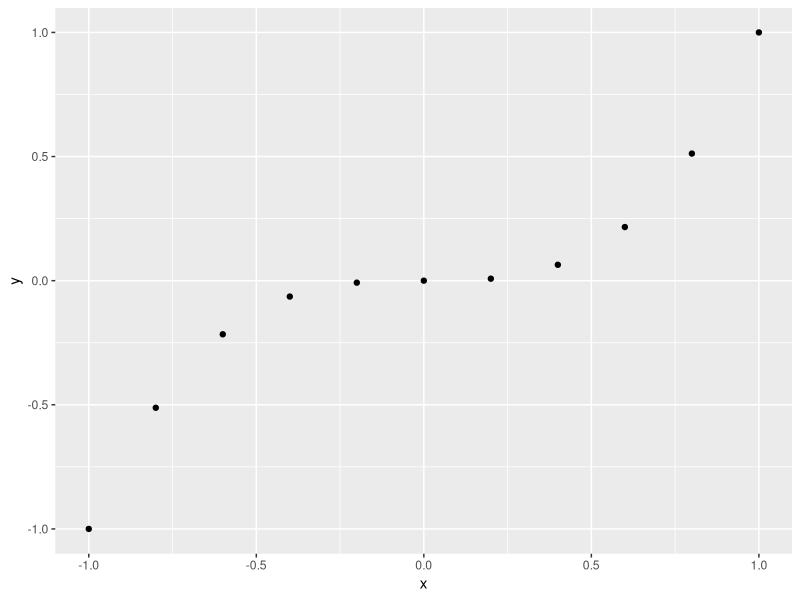
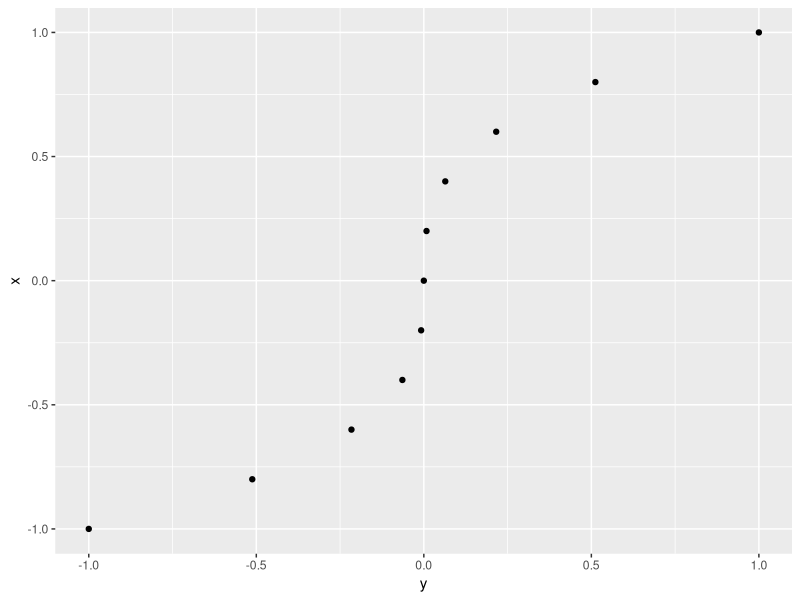
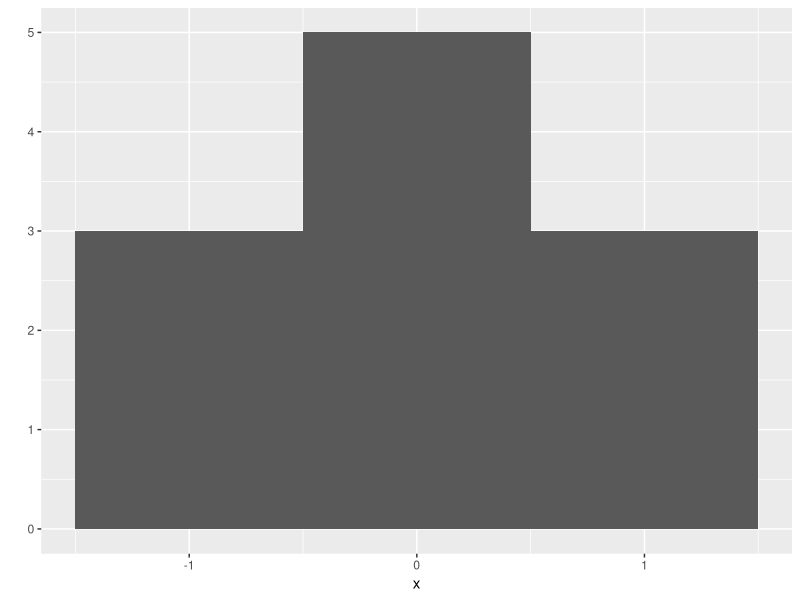
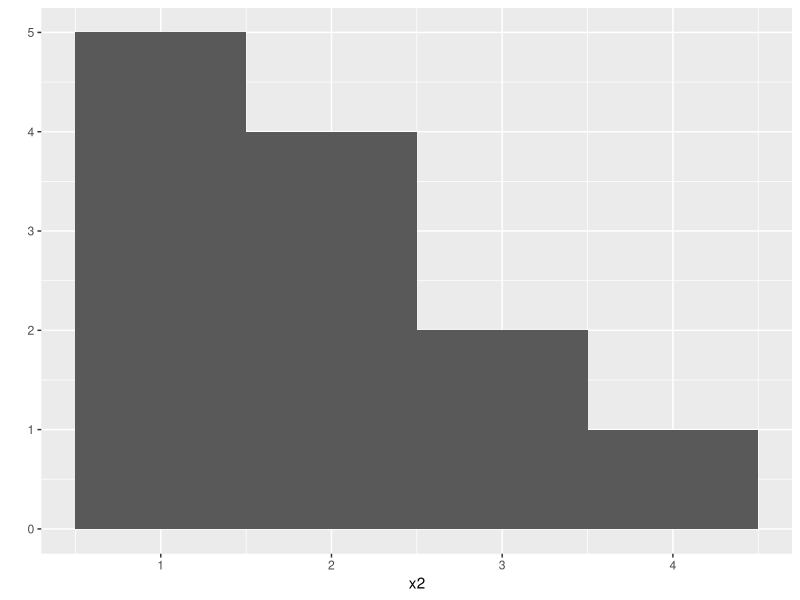
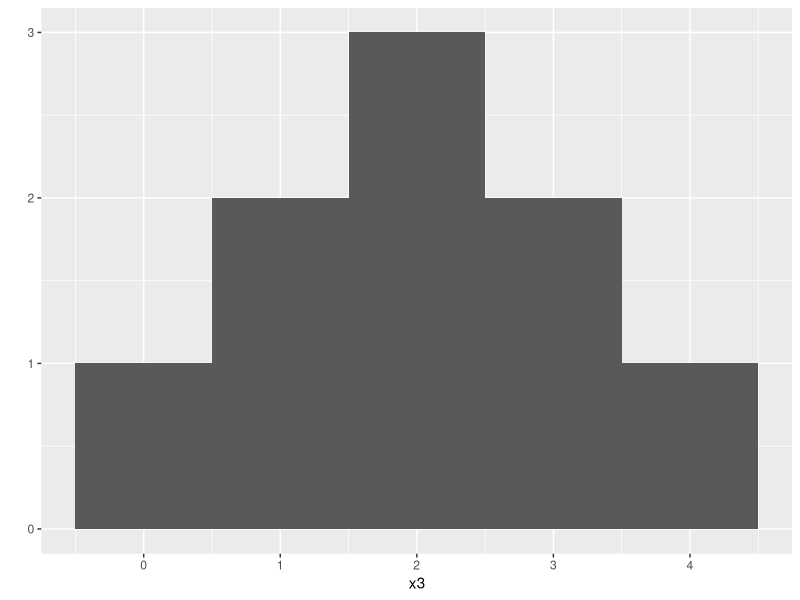

These figures' R source, in order: (Note: this script raises an error after producing the figures.)
##################################################################################
####  Hands-On Programming with R - Packages and Help Pages                   ####
##################################################################################

####--------------------------------------------------------------------------####
####  Packages                                                                ####
####--------------------------------------------------------------------------####


# Each R package is hosted at http://cran.r-project.org, the same website that
# hosts R. However, you don’t need to visit the website to download an R package

#----------------------#
# Install packages

# install.packages("ggplot2")


#----------------------#
# Load packages

ggplot2::qplot

library("ggplot2")


#----------------------#
# Create you first plot

# create vector with function c(), c stands for concatenate

x <- c(-1, -0.8, -0.6, -0.4, -0.2, 0, 0.2, 0.4, 0.6, 0.8, 1)

y <- x^3

# qplot stands for quickplot

qplot(x,y)
qplot(y,x)

# qplot will make a histogram whenever you give it only one vector to plot.

x1 <- c(1, 2, 2, 2, 3, 3)
qplot(x, binwidth = 1)


# Let's try another histogram
 
x2 <- c(1, 1, 1, 1, 1, 2, 2, 2, 2, 3, 3, 4)
qplot(x2, binwidth = 1)

# 
x3 <- c(0, 1, 1, 2, 2, 2, 3, 3, 4)
qplot(x3, binwidth = 1)


#----------------------#
# Check accuracy of your dice with a histogram

# If you roll your dice many times and plot the results with qplot,
# the histogram will show you how often each sum appeared. 


# This is where replicate comes in.
# replicate provides an easy way to repeat an R command many times

replicate(3, 1+1)
replicate(10, roll())


# Simulate with an appropriate number of repetitions

rolls <- replicate(10000, roll())
qplot(rolls, binwidth = 1)

# The behavior of our dice suggests that they are fair. Seven occurs
# more often than any other number, and frequencies diminish in proportion
# to the number of die combinations that create each number.


# To put it another way, the probability of rolling any single number on a 
# fair die is 1/6. I’d like you to change the probability to 1/8 for each
# number below six, and then increase the probability of rolling a six to 3/8:


#----------------------#
# Help Pages

?sample


#----------------------#
# Rewrite roll() function with weighted probs

roll <- function() {
  die <- 1:6
  dice <- sample(die, size = 2, replace = TRUE, 
                 prob = c(1/8, 1/8, 1/8, 1/8, 1/8, 3/8))
  sum(dice)
}


#----------------------#
# Check Histogram

rolls <- replicate(10000, roll())
qplot(rolls, binwidth = 1)


